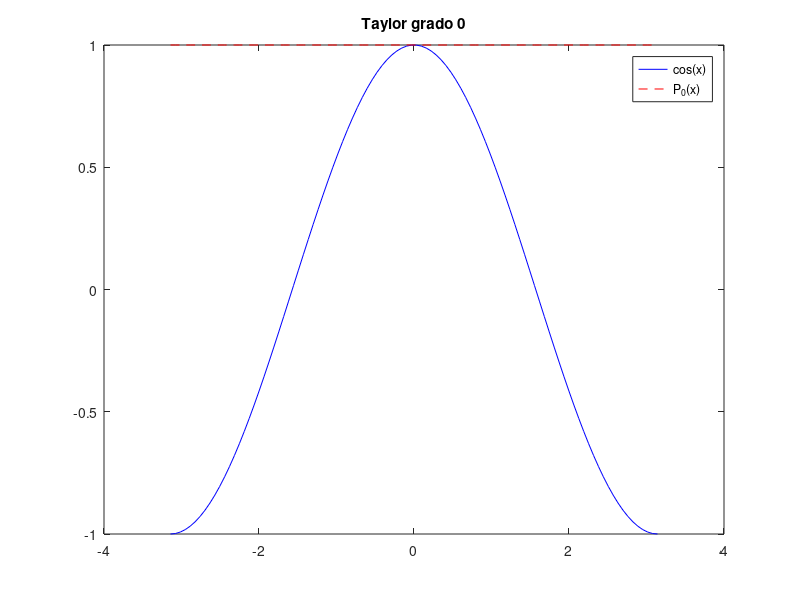
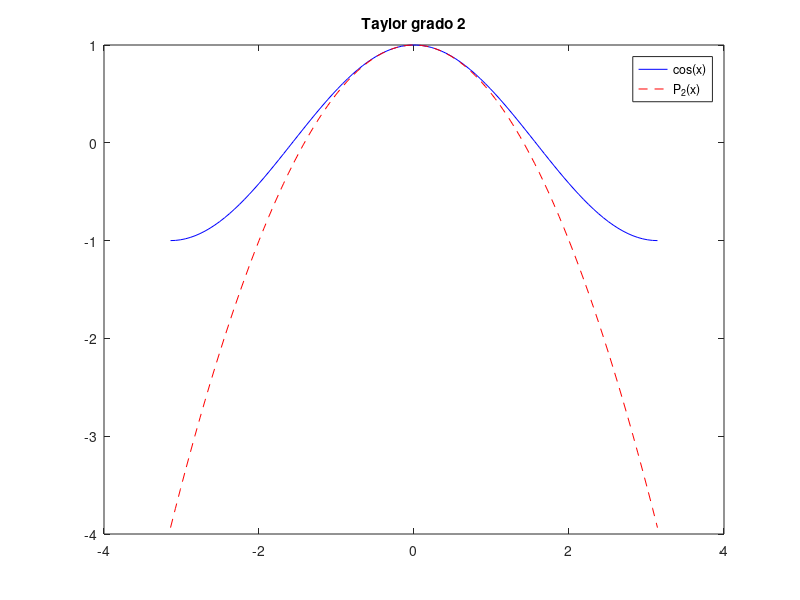
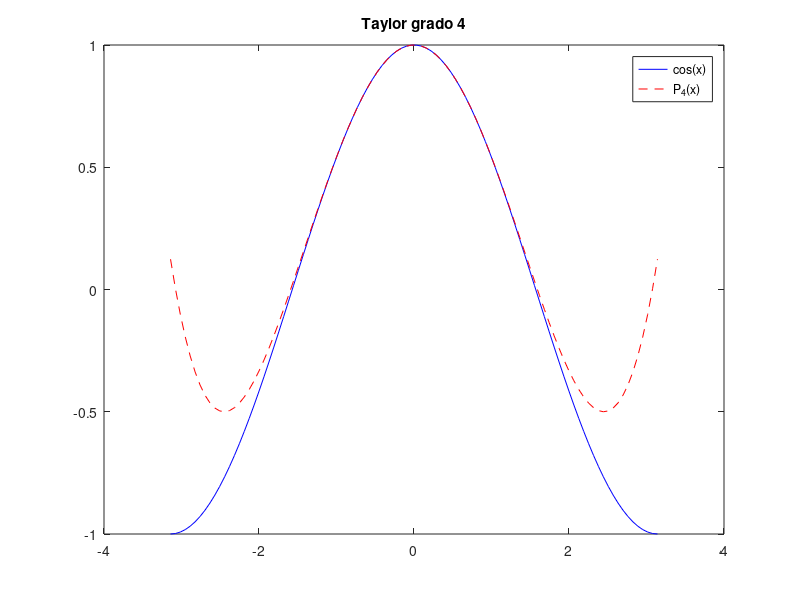
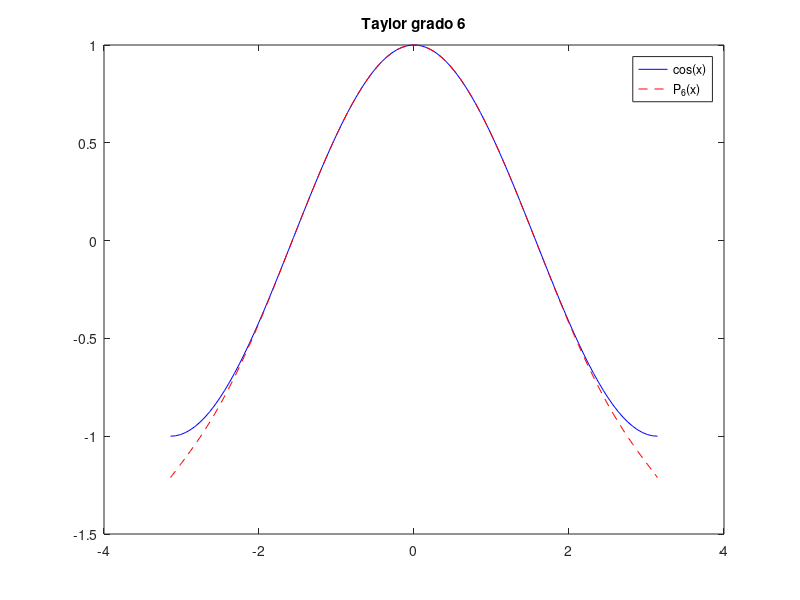

Reproduce these figures in MATLAB, in order.
x = linspace(-pi, pi, 100);
f = cos(x);

% (a) f(x) = cos(x) y g(x) = 1
figure(1);
plot(x, f, 'b-', x, ones(size(x)), 'r--');
title('Taylor grado 0'); legend('cos(x)', 'P_0(x)');

% (b) f(x) = cos(x) y g(x) = 1 - x^2 / 2!
figure(2);
plot(x, f, 'b-', x, 1 - x.^2/factorial(2), 'r--');
title('Taylor grado 2'); legend('cos(x)', 'P_2(x)');

% (c) f(x) = cos(x) y g(x) = 1 - x^2 / 2! + x^4 / 4!
figure(3);
plot(x, f, 'b-', x, 1 - x.^2/factorial(2) + x.^4/factorial(4), 'r--');
title('Taylor grado 4'); legend('cos(x)', 'P_4(x)');

% (d) f(x) = cos(x) y g(x) = 1 - ... - x^6 / 6!
figure(4);
plot(x, f, 'b-', x, 1 - x.^2/factorial(2) + x.^4/factorial(4) - x.^6/factorial(6), 'r--');
title('Taylor grado 6'); legend('cos(x)', 'P_6(x)');

pause(10); % Pausa para visualizar las gráficas
